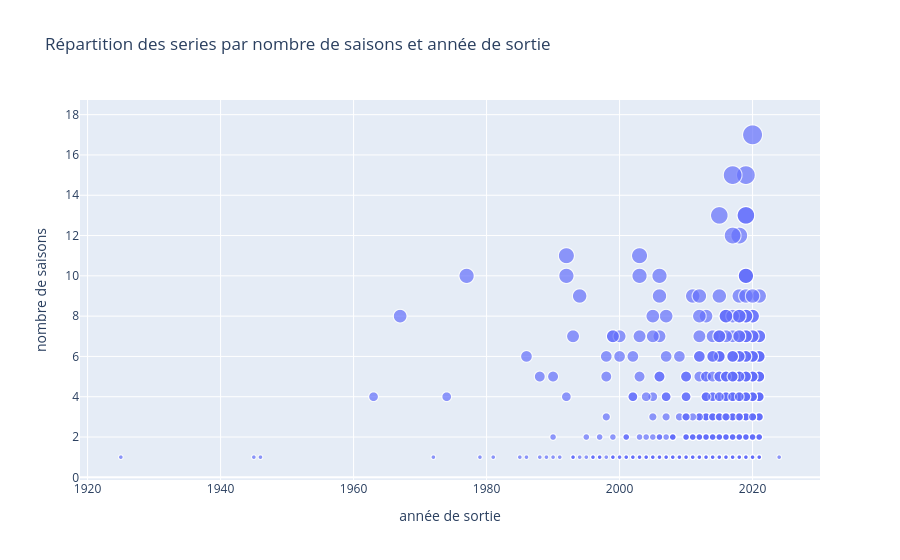

The code cell stored with this chart in its notebook:
### Code cell
# Créer un scatter plot pour visualiser la répartition des séries par nombre de saisons et année de sortie

series = netflix[netflix['type']=='TV Show']

fig = px.scatter(series, x='release_year', y='seasons (TV Show)', size = 'seasons (TV Show)', 
                 title = 'Répartition des series par nombre de saisons et année de sortie',
                labels = {'release_year': 'année de sortie', 'seasons (TV Show)': 'nombre de saisons'})
fig.show()

### Figure 1 — Plotly figure (JSON) as saved in the notebook; plotly's stock layout.template omitted (floating-point values rounded to 4 significant figures; data arrays with more than 128 entries replaced by an {"elided": "..."} marker saying what was removed)
{"data": [{"hovertemplate": "année de sortie=%{x}<br>nombre de saisons=%{marker.size}<extra></extra>", "legendgroup": "", "marker": {"color": "#636efa", "size": {"elided": "2677 int values"}, "sizemode": "area", "sizeref": 0.0425, "symbol": "circle"}, "mode": "markers", "name": "", "showlegend": false, "type": "scattergl", "x": {"elided": "2677 int values"}, "xaxis": "x", "y": {"elided": "2677 int values"}, "yaxis": "y"}], "layout": {"legend": {"itemsizing": "constant", "tracegroupgap": 0}, "title": {"text": "Répartition des series par nombre de saisons et année de sortie"}, "xaxis": {"anchor": "y", "domain": [0, 1], "title": {"text": "année de sortie"}}, "yaxis": {"anchor": "x", "domain": [0, 1], "title": {"text": "nombre de saisons"}}}}
